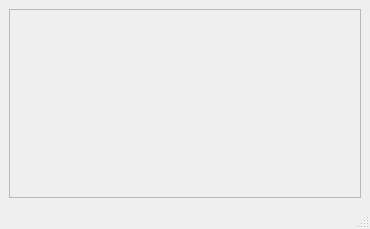
<?xml version="1.0" encoding="UTF-8"?>
<ui version="4.0">
 <class>ShowMyGroups</class>
 <widget class="QMainWindow" name="ShowMyGroups">
  <property name="geometry">
   <rect>
    <x>0</x>
    <y>0</y>
    <width>370</width>
    <height>229</height>
   </rect>
  </property>
  <property name="windowTitle">
   <string>MainWindow</string>
  </property>
  <widget class="QWidget" name="centralwidget">
   <layout class="QVBoxLayout" name="verticalLayout">
    <item>
     <widget class="QScrollArea" name="scrollArea">
      <property name="widgetResizable">
       <bool>true</bool>
      </property>
      <widget class="QWidget" name="scrollAreaWidgetContents">
       <property name="geometry">
        <rect>
         <x>0</x>
         <y>0</y>
         <width>350</width>
         <height>187</height>
        </rect>
       </property>
      </widget>
     </widget>
    </item>
   </layout>
  </widget>
  <widget class="QStatusBar" name="statusbar"/>
 </widget>
 <resources/>
 <connections/>
</ui>
